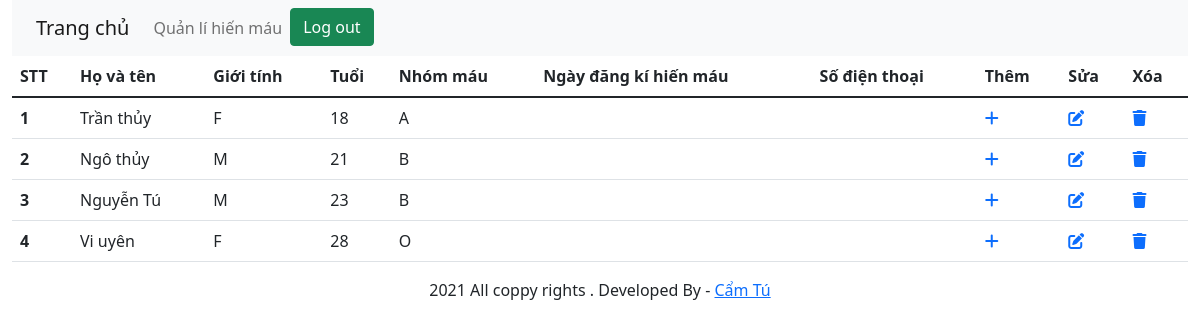
The page / on the database its author committed.
### tables this page shows
CREATE TABLE `blood_donor` (
  `bd_id` varchar(10) NOT NULL,
  `bd_name` varchar(50) NOT NULL,
  `bd_sex` char(1) NOT NULL,
  `bd_age` int(30) NOT NULL,
  `bd_bgroup` varchar(5) NOT NULL,
  `bd_reg_date` date NOT NULL,
  `bd_phno` varchar(10) NOT NULL
);

### index.php (the view, shortened to what this page needs)
<!DOCTYPE html>
<html lang="en">
<head>
    <link href="https://cdn.jsdelivr.net/npm/bootstrap@5.1.1/dist/css/bootstrap.min.css" rel="stylesheet">
</head>
<body>
    <div class ="container-fluid">
        <div class = "row nav-menu">
            <div class="col-md-12">
                <nav class="navbar navbar-expand-lg navbar-light bg-light">
                  <div class="container-fluid">
                    <a class="navbar-brand" href="#">Trang chủ</a>
                    <div class="collapse navbar-collapse" id="navbarNav">
                      <ul class="navbar-nav">
                        <li class="nav-item">
                          <a class="nav-link" href="#">Quản lí hiến máu</a>
                        </li>
                        <li>
                        <button class="btn btn-success">Log out</button>
                        </li>
                      </ul>
                    </div>
                  </div>
                </nav>
            </div>
        </div>
            <div class="col">
                <table class="table">
                  <thead>
                    <tr>
                      <th scope="col">STT</th>
                      <th scope="col">Họ và tên</th>
                      <th scope="col">Giới tính </th>
                      <th scope="col">Tuổi</th>
                      <th scope="col">Nhóm máu </th>
                      <th scope="col">Ngày đăng kí hiến máu </th>
                      <th scope="col">Số điện thoại</th>
                      <th scope="col">Thêm</th>
                      <th scope="col">Sửa</th>
                      <th scope="col">Xóa</th>
                    </tr>
                  </thead>
                  <tbody>
                    <?php
                    $conn=mysqli_connect('localhost','root','','ql_hienmau');
                    mysqli_set_charset($conn,"utf8");
                    $sql = "SELECT * from blood_donor";
                    $result = mysqli_query($conn,$sql);
                    if(mysqli_num_rows($result)>0){
                        $i=1;
                        while($row = mysqli_fetch_assoc($result)){
                    ?>
                            <tr>
                              <th scope="row"><?php echo $i; ?></th>
                              <td><?php echo $row['bd_name']; ?></td>
                              <td><?php echo $row['bd_sex']; ?></td>
                              <td><?php echo $row['bd_age']; ?></td>
                              <td><?php echo $row['bd_bgroup']; ?></td>
                              <td><?php echo $row['bd_reg_date)']; ?></td>
                              <td><?php echo $row['bd_phno)']; ?></td>
                              <td><a href="add.php?bd_id=<?php echo $row['bd_id']; ?>"><i class="fas fa-plus"></i> </a></td>
                              <td><a href="update.php?bd_id=<?php echo $row['bd_id']; ?>"><i class="fas fa-edit"></i> </a></td>
                              <td><a href="delete.php?bd_id=<?php echo $row['bd_id']; ?>"><i class="fas fa-trash"></i> </a></td>
                            </tr>
                    <?php
                        $i++;
                        }
                       }
                    ?>
                  </tbody>
                </table>
            </div>
        </div>
    <div class="footer">
            <div class="wrapper">
                <p class="text-center">2021 All coppy rights . Developed By - <a href="#">Cẩm Tú</a></p>
            </div>
        </div>
</body>
</html>

### rows shown on the page
blood_donor: bd_name "Trần thủy", bd_sex "F", bd_age "18", bd_bgroup "A"
blood_donor: bd_name "Ngô thủy", bd_sex "M", bd_age "21", bd_bgroup "B"
blood_donor: bd_name "Nguyễn Tú", bd_sex "M", bd_age "23", bd_bgroup "B"
blood_donor: bd_name "Vi uyên", bd_sex "F", bd_age "28", bd_bgroup "O"
